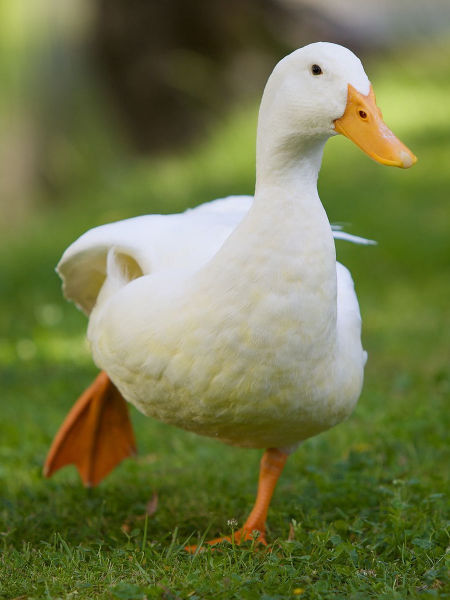
#> input picture duck.jpg, 900 x 1200 px (shown at 1/2 size)
$ python imagedemo.py
#> lines starting #> are read from the running program, lines starting #| are printed output that depends on the picture
#pycharm menu - settings - python - interpreter
#-install pillow
#drag duck.jpg into Pycharm Project

from PIL import Image

#read image file
im = Image.open("duck.jpg")
#> im is the input picture: PIL image 900x1200 RGB; mean R, G, B 113.5, 120.2, 73.3

#display image
im.show()

#tuple - set of values (like an array)
print("size:", im.size)
#| size: (900, 1200)

#tuples can be indexed like arrays
#width is the number of columns - think of as x
print("width:", im.size[0])
#| width: 900

#load image as a pixel array
pixels = im.load()

#get value of the pixel at 0,0
#color images have 3 vals per pixel - R G B
print(pixels[0, 0])
#| (173, 184, 80)

#pixel at the bottom right
#width and height are like an array length
#where indexing is exclusive of those values
print(pixels[899, 1199])
#| (64, 80, 5)

#out of bounds when flipped
# print(pixels[1199, 899])

#blue value at the bottom right pixel
#need to index the tuple of the RGB value
print(pixels[899, 1199][2])
#| 5

#save each rgb value separately
r, g, b = pixels[0,0]
#> r = 173; g = 184; b = 80
print(r)
#| 173
print(g)
#| 184
print(b)
#| 80

#calculate the vertical midpoint
vMid = im.size[1] / 2
#> vMid = 600
print(vMid)
#| 600.0

#argument for crop is a tuple of 4 values:
#-left, top, right, bottom
#(clockwise starting from left)
cropped = im.crop((0, 0, im.size[0], vMid))
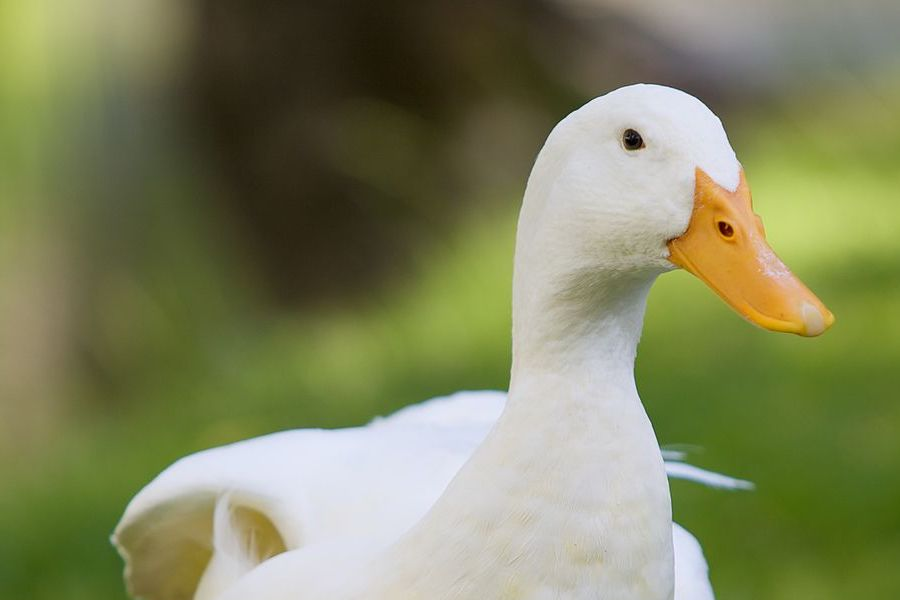
#> cropped: PIL image 900x600 RGB; mean R, G, B 127.7, 131.9, 93.5
cropped.show()

#can use crop to add space around an image
cropped = im.crop((-50, 0, im.size[0]+50, vMid))
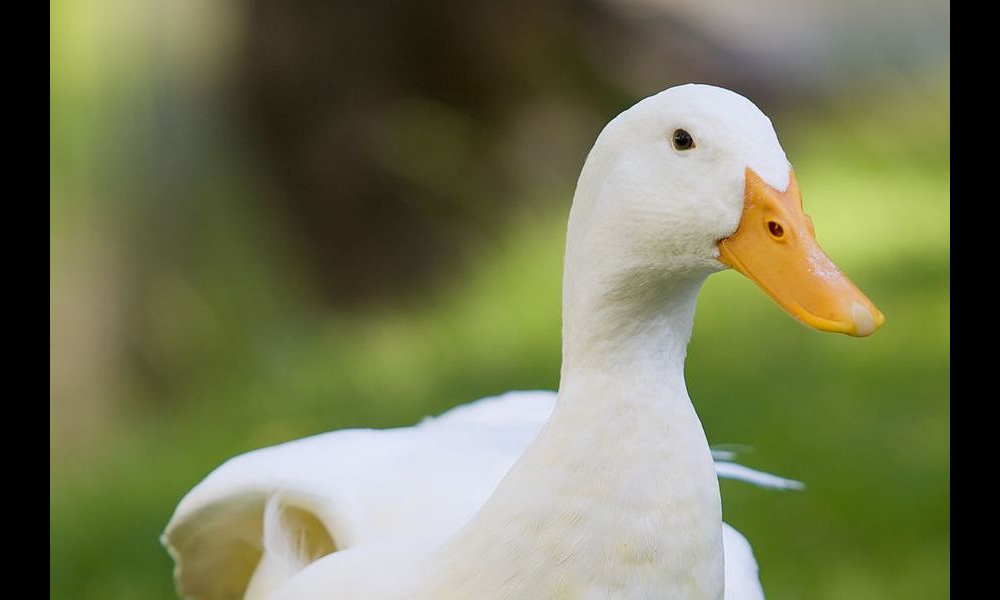
#> cropped: PIL image 1000x600 RGB; mean R, G, B 115, 118.7, 84.2
cropped.show()

#split the full color image into individual RGB channels
red, green, blue = im.split()
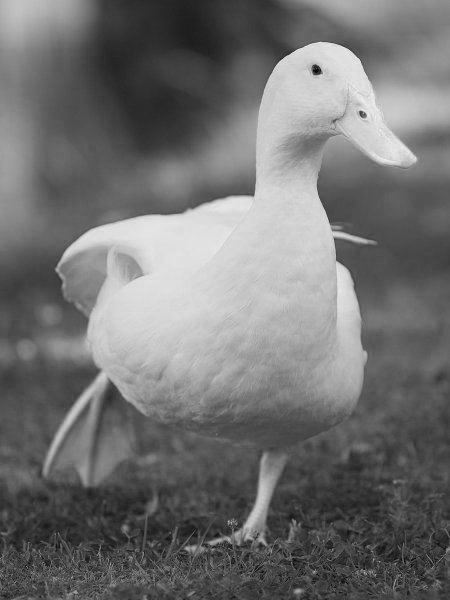
#> red: PIL image 900x1200 L (shown at 1/2 size); min 0, max 252, mean 113.5
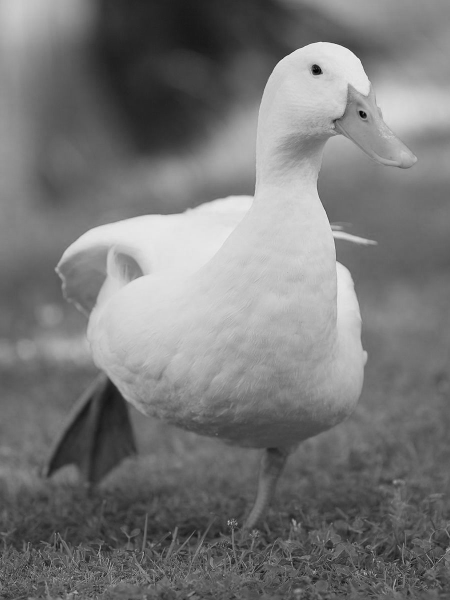
#> green: PIL image 900x1200 L (shown at 1/2 size); min 0, max 255, mean 120.2
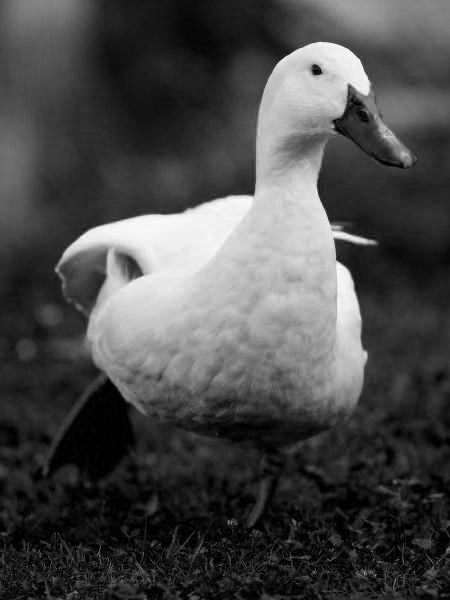
#> blue: PIL image 900x1200 L (shown at 1/2 size); min 0, max 255, mean 73.3

#the individual channels are interpreted as b+w photos
red.show()
green.show()
blue.show()

redPx = red.load()
#not a tuple bc this is a single color channel
print(redPx[0,0])
#| 173

#merge the individual color channels into a single color image
merged = Image.merge("RGB", (red, green, red))
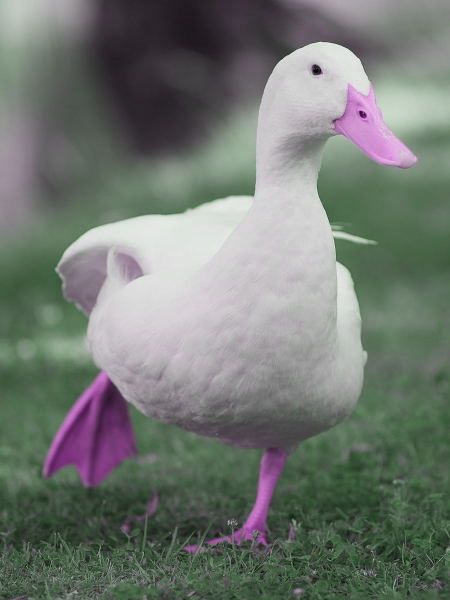
#> merged: PIL image 900x1200 RGB (shown at 1/2 size); mean R, G, B 113.5, 120.2, 113.5
merged.show()
